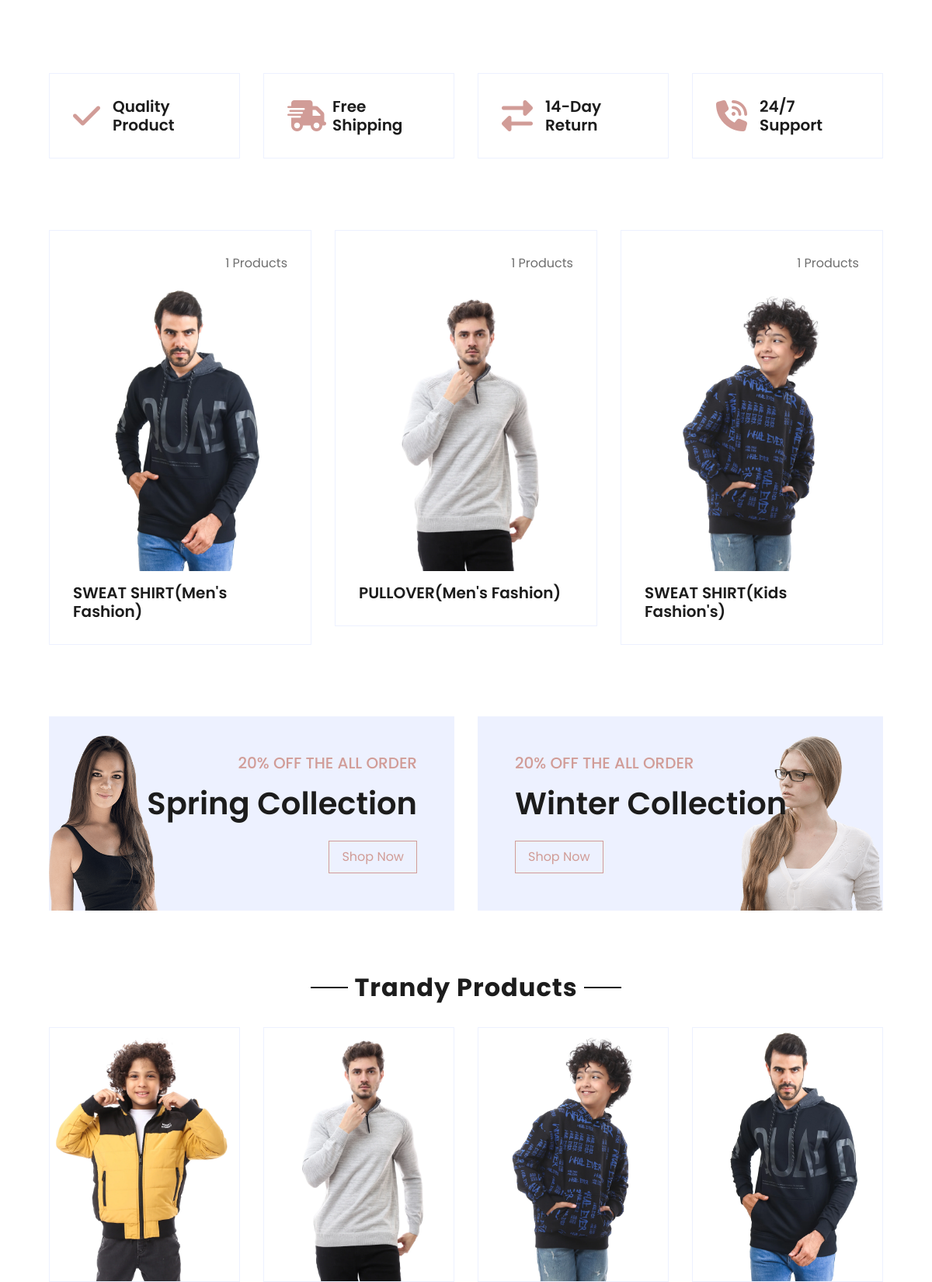
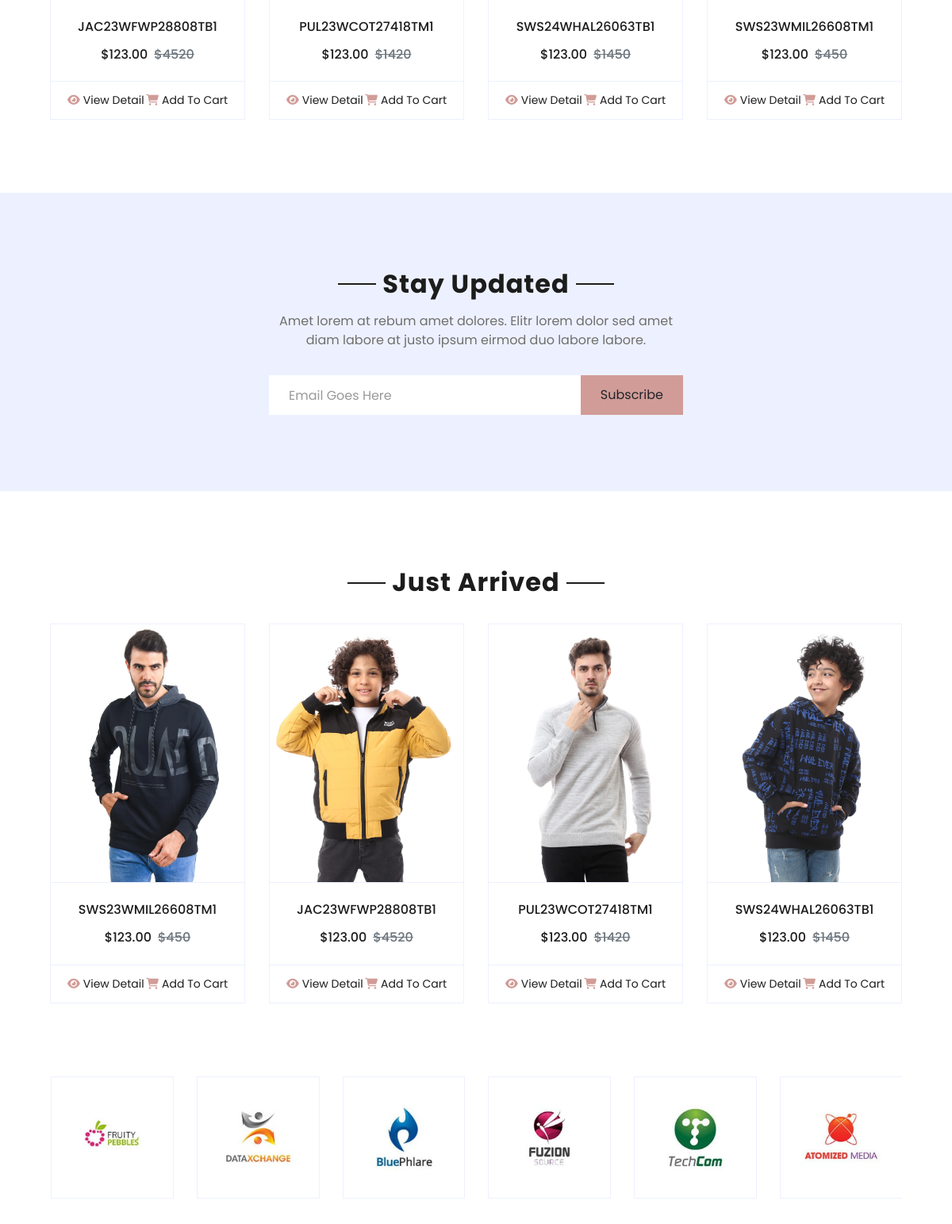
Before: / (middle part) with the older database file (2 pictures, top to bottom).
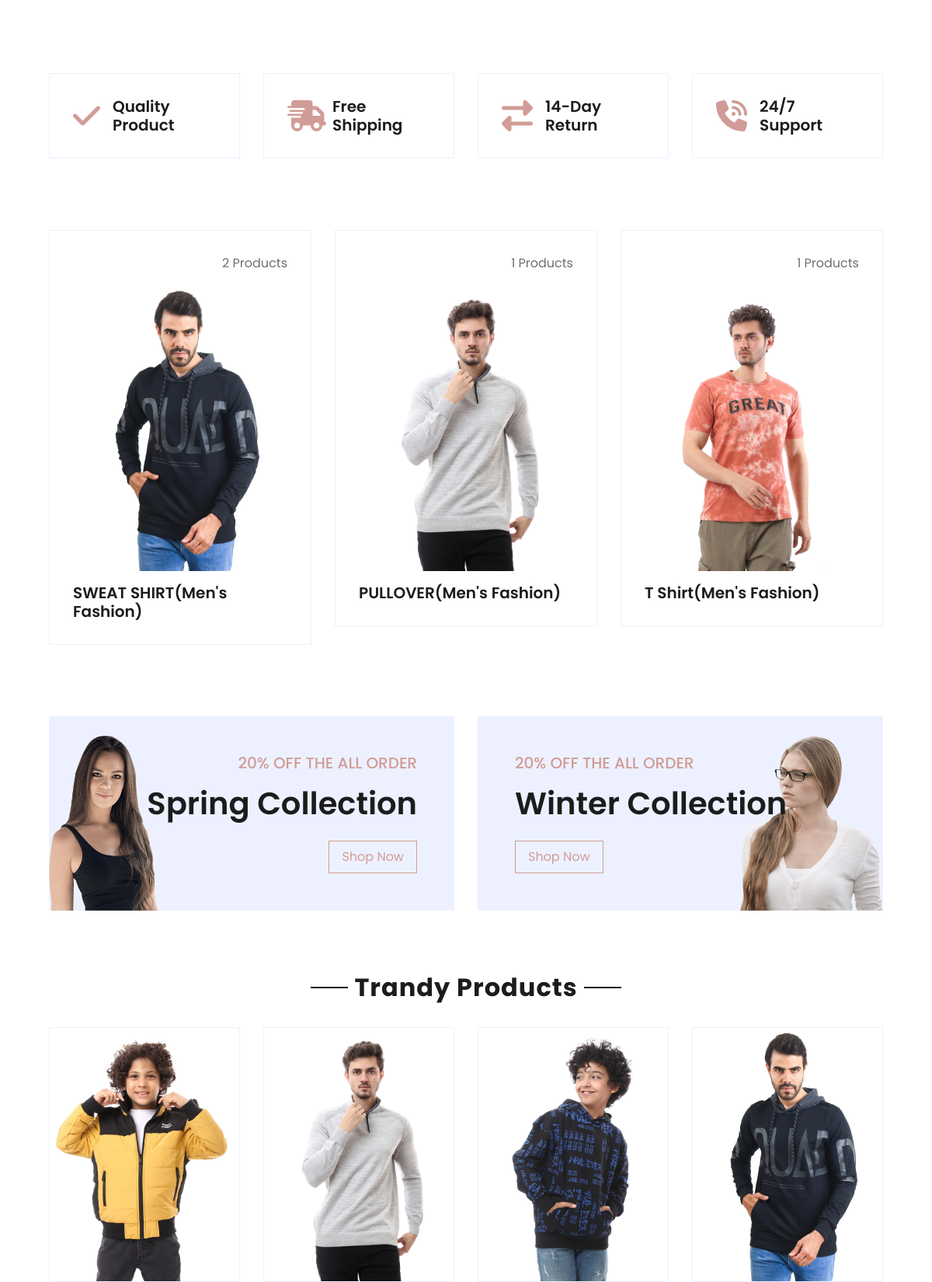
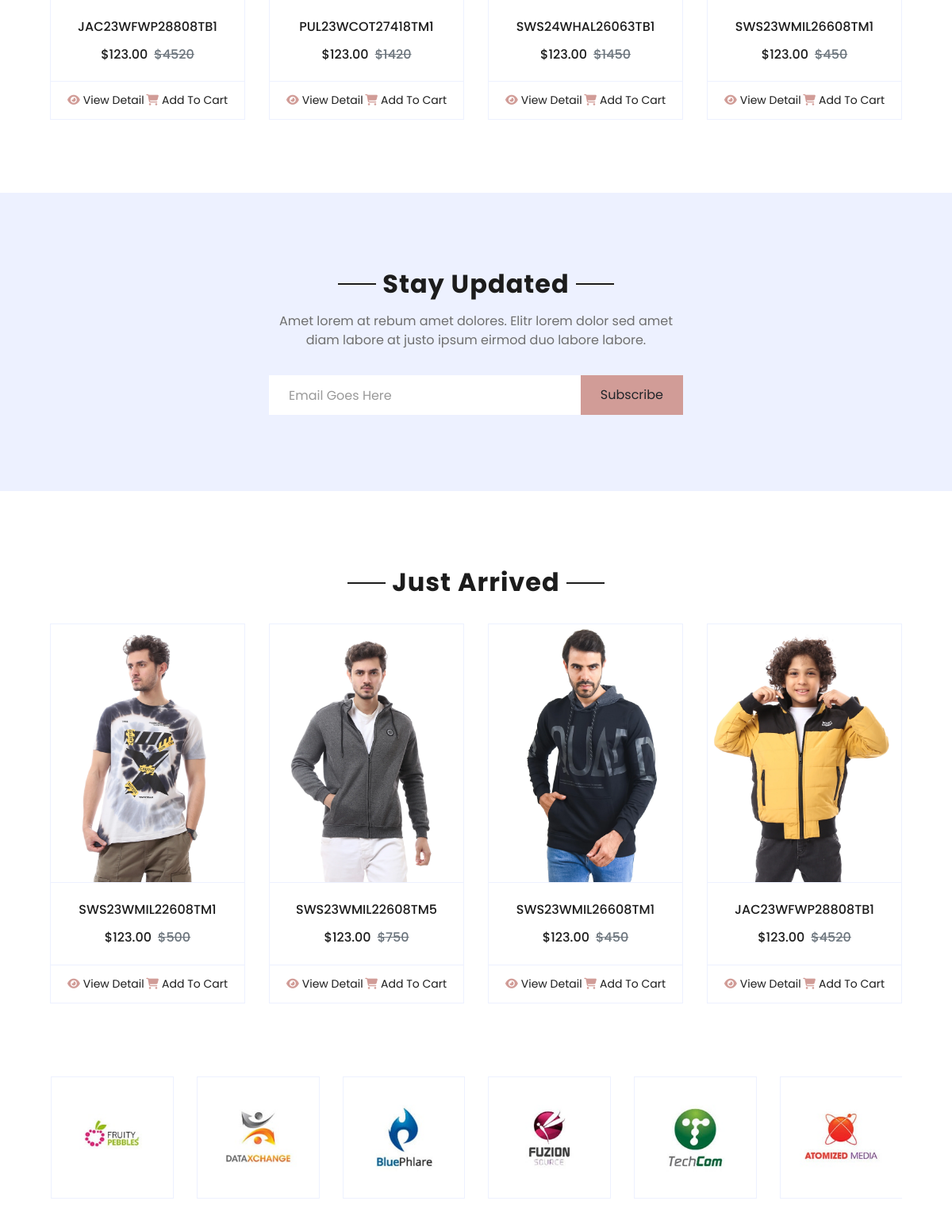
After: the same page with the newer database file (2 pictures, top to bottom).
### products/models.py (models this page shows, shortened)
class Subcategory(models.Model):
    category = models.ForeignKey(Category, on_delete=models.CASCADE)
    name = models.CharField(max_length=100)
    image = models.ImageField(null=True,blank=True,upload_to='category-image/')
    def get_url(self):
        return reverse('product_by_subcategory',args=[self.id])
    def __str__(self):
        return self.name

class Category(models.Model):
    name = models.CharField(max_length=100)
    def __str__(self):
        return self.name

class Product(models.Model):
    name = models.CharField(unique=True, max_length=50)
    image = models.ImageField(upload_to='product/')
    stock = models.IntegerField(default=1)
    price = models.IntegerField(default=0)
    discount = models.IntegerField(default=0)
    description = models.TextField(max_length=10000)
    created_at = models.DateTimeField( default=timezone.now)
    slug = models.SlugField(null=True,blank=True , unique=True)
    views = models.PositiveIntegerField(default=0)
    is_available = models.BooleanField(default=True)
    tags = TaggableManager()
    subcategory = models.ForeignKey("Subcategory",related_name='product_subcategory',null=True,blank=True, on_delete=models.CASCADE)
    PRDBrand = models.ForeignKey('Brand' ,related_name='product_brand', on_delete=models.CASCADE , blank=True, null=True ,verbose_name=_("Brand "))
    like = models.ManyToManyField(User , blank=True,related_name='product_favourite')
    class Meta:
        ordering = ["name"]
    def get_absolute_url(self):
        return reverse("product_detail", args=[self.slug])
    def __str__(self):
        return self.name

### settings/views.py (the view)
# urls.py: 2. Add a URL to urlpatterns:  path('', views.home, name='home')
def home(request):
    trandy_paroduct = Product.objects.all().order_by('-views')[:4]
    just_arrived = Product.objects.all().order_by('-created_at')[:4]
    category = Subcategory.objects.all().annotate(category_count=Count("product_subcategory"))[:3]
    context = {
        'trandy_product':trandy_paroduct,
        'just_arrived':just_arrived,
        'category':category,
    }
    return render(request , 'home.html' , context)

### accounts/favourite_context.py (called while the page is built, shortened)
def counter(request):
    product_count = 0
    return dict(product_count=product_count)

### carts/cart_context.py (called while the page is built)
def cart_count(request):
    cart_counter = 0
    if 'admin' in request.path:
        return{}
    else:
        try:
            cart = Cart.objects.filter(cart_id=_cart_id(request))
            cart_items = CartItem.objects.all().filter(cart=cart[:1])
            for cart_item in cart_items:
                cart_counter += cart_item.quantity
        except Cart.DoesNotExist :
            cart_counter = 0
    return dict(cart_counter=cart_counter)

### carts/views.py (called while the page is built)
def _cart_id(request):
    cart = request.session.session_key
    if not cart:
        cart = request.session.create()
    return cart

### products/models.py (called while the page is built)
    def get_url(self):
        return reverse('product_by_brand',args=[self.slug])

    def __str__(self):
        return self.BRDName

### products/product_context.py (called while the page is built)
def category_nav(request):
    categories = Category.objects.all()
    brands = Brand.objects.all()
    context = {
        'categories':categories,
        'brands':brands
    }
    return context

### settings/templates/home.html (shortened to what the changed rows need)
{% extends 'base.html' %}
{% load static %}
{% block body %}
    <div class="container-fluid pt-5">
        <div class="row px-xl-5 pb-3">
            <div class="col-lg-3 col-md-6 col-sm-12 pb-1">
                <div class="d-flex align-items-center border mb-4" style="padding: 30px;">
                    <h1 class="fa fa-check text-primary m-0 mr-3"></h1>
                </div>
            </div>
            <div class="col-lg-3 col-md-6 col-sm-12 pb-1">
                <div class="d-flex align-items-center border mb-4" style="padding: 30px;">
                    <h1 class="fa fa-shipping-fast text-primary m-0 mr-2"></h1>
                </div>
            </div>
            <div class="col-lg-3 col-md-6 col-sm-12 pb-1">
                <div class="d-flex align-items-center border mb-4" style="padding: 30px;">
                    <h1 class="fas fa-exchange-alt text-primary m-0 mr-3"></h1>
                </div>
            </div>
            <div class="col-lg-3 col-md-6 col-sm-12 pb-1">
                <div class="d-flex align-items-center border mb-4" style="padding: 30px;">
                    <h1 class="fa fa-phone-volume text-primary m-0 mr-3"></h1>
                </div>
            </div>
        </div>
    </div>
    <div class="container-fluid pt-5">
        <div class="row px-xl-5 pb-3">
            {% for category in category %}
            <div class="col-lg-4 col-md-6 pb-1">
                <div class="cat-item d-flex flex-column border mb-4" style="padding: 30px;">
                    <p class="text-right">{{category.category_count}} Products</p>
                    <a href="{{category.get_url}}" class="cat-img position-relative overflow-hidden mb-3">
                        <img class="img-fluid" src="{{category.image.url}}" alt="">
                    </a>
                    <h5 class="font-weight-semi-bold m-0">{{category}}({{category.category}})</h5>
                </div>
            </div>
            {% endfor %}
        </div>
    </div>
    <div class="container-fluid offer pt-5">
        <div class="row px-xl-5">
            <div class="col-md-6 pb-4">
                <div class="position-relative bg-secondary text-center text-md-right text-white mb-2 py-5 px-5">
                    <div class="position-relative" style="z-index: 1;">
                        <h1 class="mb-4 font-weight-semi-bold">Spring Collection</h1>
                    </div>
                </div>
            </div>
            <div class="col-md-6 pb-4">
                <div class="position-relative bg-secondary text-center text-md-left text-white mb-2 py-5 px-5">
                    <div class="position-relative" style="z-index: 1;">
                        <h1 class="mb-4 font-weight-semi-bold">Winter Collection</h1>
                    </div>
                </div>
            </div>
        </div>
    </div>
    <div class="container-fluid pt-5">
        <div class="text-center mb-4">
            <h2 class="section-title px-5"><span class="px-2">Trandy Products</span></h2>
        </div>
        <div class="row px-xl-5 pb-3">
            {% for product in trandy_product %}
            <div class="col-lg-3 col-md-6 col-sm-12 pb-1">
                <div class="card product-item border-0 mb-4">
                    <div class="card-header product-img position-relative overflow-hidden bg-transparent border p-0">
                        <img class="img-fluid w-100" src="{{product.image.url}}" alt="">
                    </div>
                    <div class="card-body border-left border-right text-center p-0 pt-4 pb-3">
                        <h6 class="text-truncate mb-3">{{product}}</h6>
                        <div class="d-flex justify-content-center">
                            <h6>$123.00</h6><h6 class="text-muted ml-2"><del>${{product.price}}</del></h6>
                        </div>
                    </div>
                    <div class="card-footer d-flex justify-content-between bg-light border">
                        <a href="{{product.get_absolute_url}}" class="btn btn-sm text-dark p-0"><i class="fas fa-eye text-primary mr-1"></i>View Detail</a>
                        <a href="" class="btn btn-sm text-dark p-0"><i class="fas fa-shopping-cart text-primary mr-1"></i>Add To Cart</a>
                    </div>
                </div>
            </div>
            {% endfor %}
        </div>
    </div>
    <div class="container-fluid bg-secondary my-5">
        <div class="row justify-content-md-center py-5 px-xl-5">
            <div class="col-md-6 col-12 py-5">
                <div class="text-center mb-2 pb-2">
                    <h2 class="section-title px-5 mb-3"><span class="bg-secondary px-2">Stay Updated</span></h2>
                </div>
            </div>
        </div>
    </div>
    <div class="container-fluid pt-5">
        <div class="text-center mb-4">
            <h2 class="section-title px-5"><span class="px-2">Just Arrived</span></h2>
        </div>
        <div class="row px-xl-5 pb-3">
            {% for product in just_arrived %}
            <div class="col-lg-3 col-md-6 col-sm-12 pb-1">
                <div class="card product-item border-0 mb-4">
                    <div class="card-header product-img position-relative overflow-hidden bg-transparent border p-0">
                        <img class="img-fluid w-100" src="{{product.image.url}}" alt="">
                    </div>
                    <div class="card-body border-left border-right text-center p-0 pt-4 pb-3">
                        <h6 class="text-truncate mb-3">{{product}}</h6>
                        <div class="d-flex justify-content-center">
                            <h6>$123.00</h6><h6 class="text-muted ml-2"><del>${{product.price}}</del></h6>
                        </div>
                    </div>
                    <div class="card-footer d-flex justify-content-between bg-light border">
                        <a href="{{product.get_absolute_url}}" class="btn btn-sm text-dark p-0"><i class="fas fa-eye text-primary mr-1"></i>View Detail</a>
                        <a href="" class="btn btn-sm text-dark p-0"><i class="fas fa-shopping-cart text-primary mr-1"></i>Add To Cart</a>
                    </div>
                </div>
            </div>
            {% endfor %}
        </div>
    </div>
{% endblock body %}

Changed rows visible on the page:
no longer on this page (row unchanged): Subcategory: category_count "1", image (picture), name "SWEAT SHIRT", category "Kids Fashion's"
no longer on one of the page's lists (row unchanged): Product: name "PUL23WCOT27418TM1", price "1420"
no longer on one of the page's lists (row unchanged): Product: name "SWS24WHAL26063TB1", price "1450"
computed for Subcategory "SWEAT SHIRT": category_count "1" → "2"
added Subcategory: category_count "1", image (picture), name "T Shirt", category "Men's Fashion"
added Product: image (picture), name "SWS23WMIL22608TM1", price "500", shown under "Just Arrived"
added Product: image (picture), name "SWS23WMIL22608TM5", price "750", shown under "Just Arrived"
